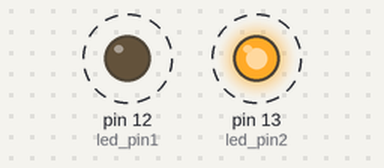
This sketch was run on a simulated Arduino Uno, built with avr-gcc and run on an emulated ATmega328P. Parts: output pins drawn as LEDs (lit = HIGH). Dashed ring = blinking.

Above: at 0.7 s.
Timing chart, 0 to 5.1 s (numbered marks = the images above):
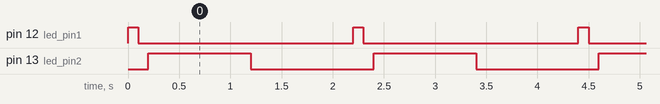

Measured:
- by itself, pin 12 (led_pin1): alternates HIGH for 0.10 s and LOW for 2.1 s
- by itself, pin 13 (led_pin2): alternates HIGH for 1.0 s and LOW for 1.2 s
- by itself, everything shown: repeats every 2.2 s, in 4 steps

The sketch:

blink_test_1.ino
```cpp
int led_pin1 = 12;
int led_pin2 = 13;
int blink_duration1 = 100;
int blink_duration2 = 1000;

void setup() {
  // put your setup code here, to run once:
pinMode(led_pin1, OUTPUT);
pinMode(led_pin2, OUTPUT);
}

void loop() {
  // put your main code here, to run repeatedly:

digitalWrite (led_pin1,HIGH);
delay (blink_duration1);
digitalWrite (led_pin1,LOW);
delay (blink_duration1);

digitalWrite (led_pin2,HIGH);
delay (blink_duration2);
digitalWrite (led_pin2,LOW);
delay (blink_duration2);

}
```
